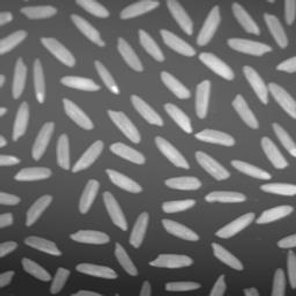
//> input picture DIP/Assignments/Report10/tophat.PNG, 296 x 296 px
$ ./ReportCode10-2   (built with g++ and OpenCV 4)
//> lines starting //> are read from the running program, lines starting //| are printed output that depends on the picture; after the words box and inside, x2 and y2 are one past the last pixel; in counts of white or black regions, pixels touching at a corner belong together
#include<opencv2/core/core.hpp>
#include<opencv2/highgui/highgui.hpp>
#include<opencv2/imgproc/imgproc.hpp>

#include <string>
#include <iostream>

using namespace std;
using namespace cv;

int main() {

	Mat img1, img2;

	//이미지들을 그레이스케일 이미지로 가져온다.
	img1 = imread("tophat.PNG", CV_LOAD_IMAGE_GRAYSCALE);
//> img1 is the input picture: 296 rows x 296 cols, CV_8UC1; min 31, max 255, mean 108.6
	img2 = imread("stuff_color.jpg", CV_LOAD_IMAGE_GRAYSCALE);
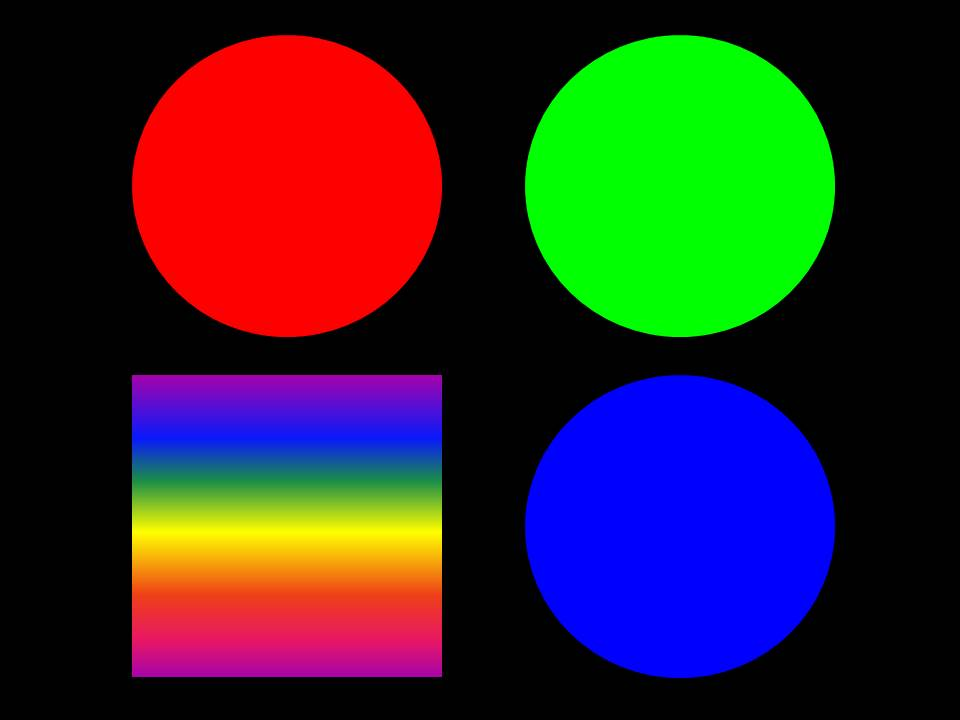
//> input picture DIP/Assignments/Report10/stuff_color.jpg, 960 x 720 px
//> img2: 720 rows x 960 cols, CV_8UC1; min 0, max 228, mean 42.7

	if (img1.empty() || img2.empty())
		cout << "Images couldn't be loaded" << endl;

	//stuff_color.jpg는 사이즈가 너무 크므로 4배 줄인다.
	resize(img2, img2, Size{ img2.cols / 2,img2.rows / 2 }, 0, 0, CV_INTER_NN);
//> img2: 360 rows x 480 cols, CV_8UC1

	//정사각형 모양의 151 * 151 크기 structuring element 생성
	auto se = getStructuringElement(MORPH_RECT, Size{ 151, 151 }, Point{ 75, 75 });

	//생성한 structuring element로 Image1, Image2에 Tophat(원본 이미지 - Opening(원본 이미지)효과 적용
	morphologyEx(img1, img1, CV_MOP_TOPHAT, se);
	morphologyEx(img2, img2, CV_MOP_TOPHAT, se);
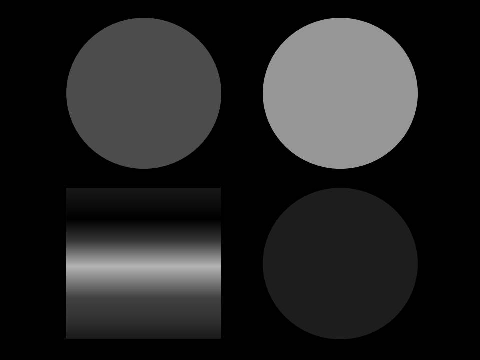
//> img2: 360 rows x 480 cols, CV_8UC1; min 0, max 182, mean 36.5

	//Otsu threshold 적용
	threshold(img1, img1, 0, 255, CV_THRESH_OTSU);
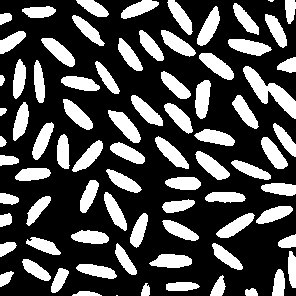
//> img1: 296 rows x 296 cols, CV_8UC1; 30.2% white; 80 white regions (2 under 20 px), largest, box (x1, y1, x2, y2) and area: (243, 66, 296, 119) 945, (108, 110, 141, 143) 500, (228, 39, 272, 56) 478
	threshold(img2, img2, 0, 255, CV_THRESH_OTSU);
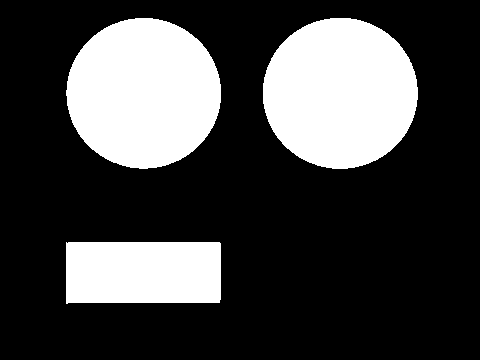
//> img2: 360 rows x 480 cols, CV_8UC1; 26.7% white; 3 white regions, box (x1, y1, x2, y2) and area: (263, 18, 418, 169) 18392, (66, 18, 221, 169) 18274, (66, 242, 221, 304) 9452

	//Canny Edge 검출
	Canny(img1, img1, 125, 350);
//> img1: 296 rows x 296 cols, CV_8UC1; 7.1% white in thin lines or dots
	Canny(img2, img2, 125, 350);
//> img2: 360 rows x 480 cols, CV_8UC1; 0.83% white in thin lines or dots, all inside (x1, y1, x2, y2) = (65, 17, 418, 304)

	resize(img1, img1, Size{ img1.cols * 2,img1.rows * 2 }, 0, 0, CV_INTER_NN);
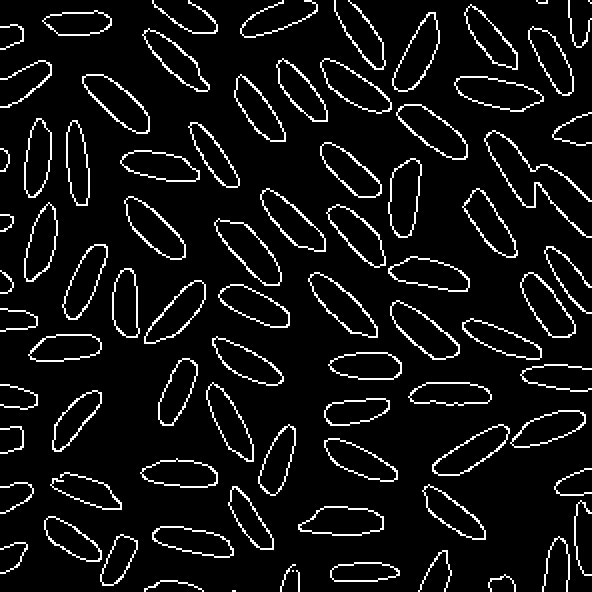
//> img1: 592 rows x 592 cols, CV_8UC1; 7.1% white in thin lines or dots
	resize(img2, img2, Size{ img2.cols * 2,img2.rows * 2 }, 0, 0, CV_INTER_NN);
//> img2: 720 rows x 960 cols, CV_8UC1; 0.83% white in thin lines or dots, all inside (x1, y1, x2, y2) = (130, 34, 836, 608)

	//3*3 사이즈의 십자가 모양 structuring element 생성
	auto se_new = getStructuringElement(MORPH_CROSS, Size{ 3, 3 }, Point{ 1, 1 });

	//해당 structuring element로 Opening 효과 적용
	morphologyEx(img1, img1, CV_MOP_OPEN, se_new);
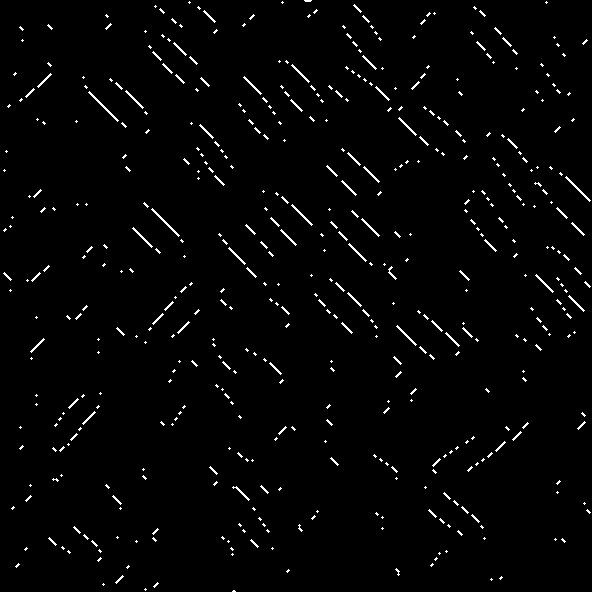
//> img1: 592 rows x 592 cols, CV_8UC1; 2% white in thin lines or dots
	morphologyEx(img2, img2, CV_MOP_OPEN, se_new);
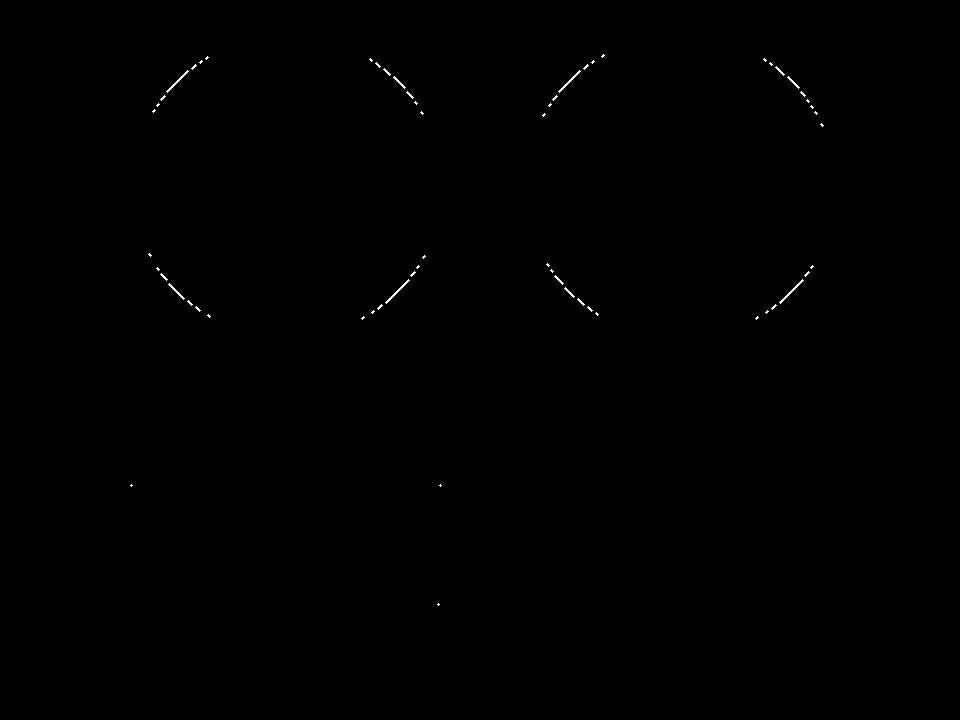
//> img2: 720 rows x 960 cols, CV_8UC1; 0.14% white in thin lines or dots, all inside (x1, y1, x2, y2) = (130, 54, 824, 606)

	//해당 structuring element로 Closing 효과 적용
	morphologyEx(img1, img1, CV_MOP_CLOSE, se_new);
	morphologyEx(img2, img2, CV_MOP_CLOSE, se_new);

	imshow("Image 1", img1);
	imshow("Image 2", img2);

	waitKey(0);

	imwrite("ReportCode10-2(1).jpg", img1);
	imwrite("ReportCode10-2(2).jpg", img2);

	destroyAllWindows();
}
